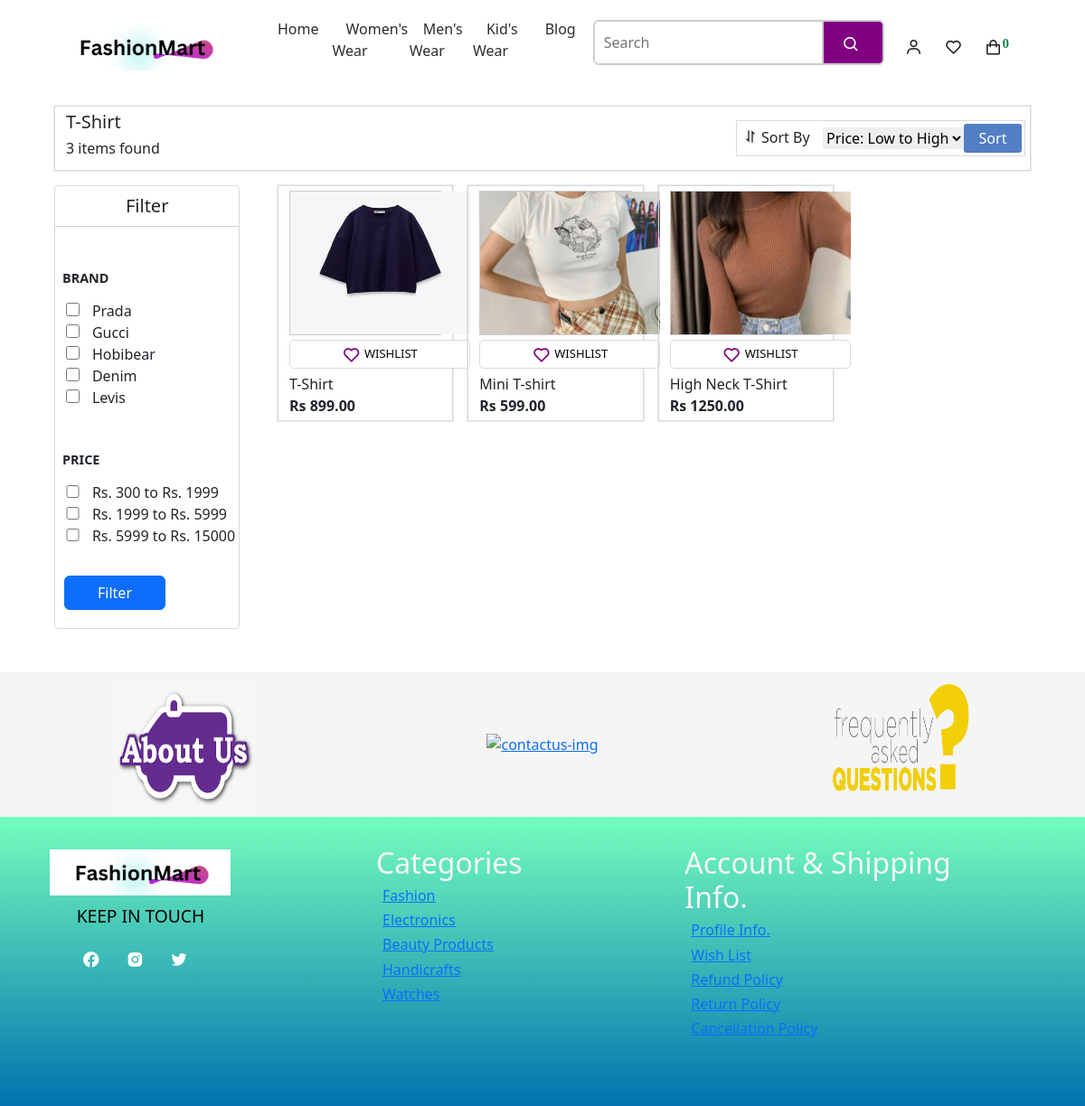
The page /subcategory/T-Shirt/ on the database as committed earlier.
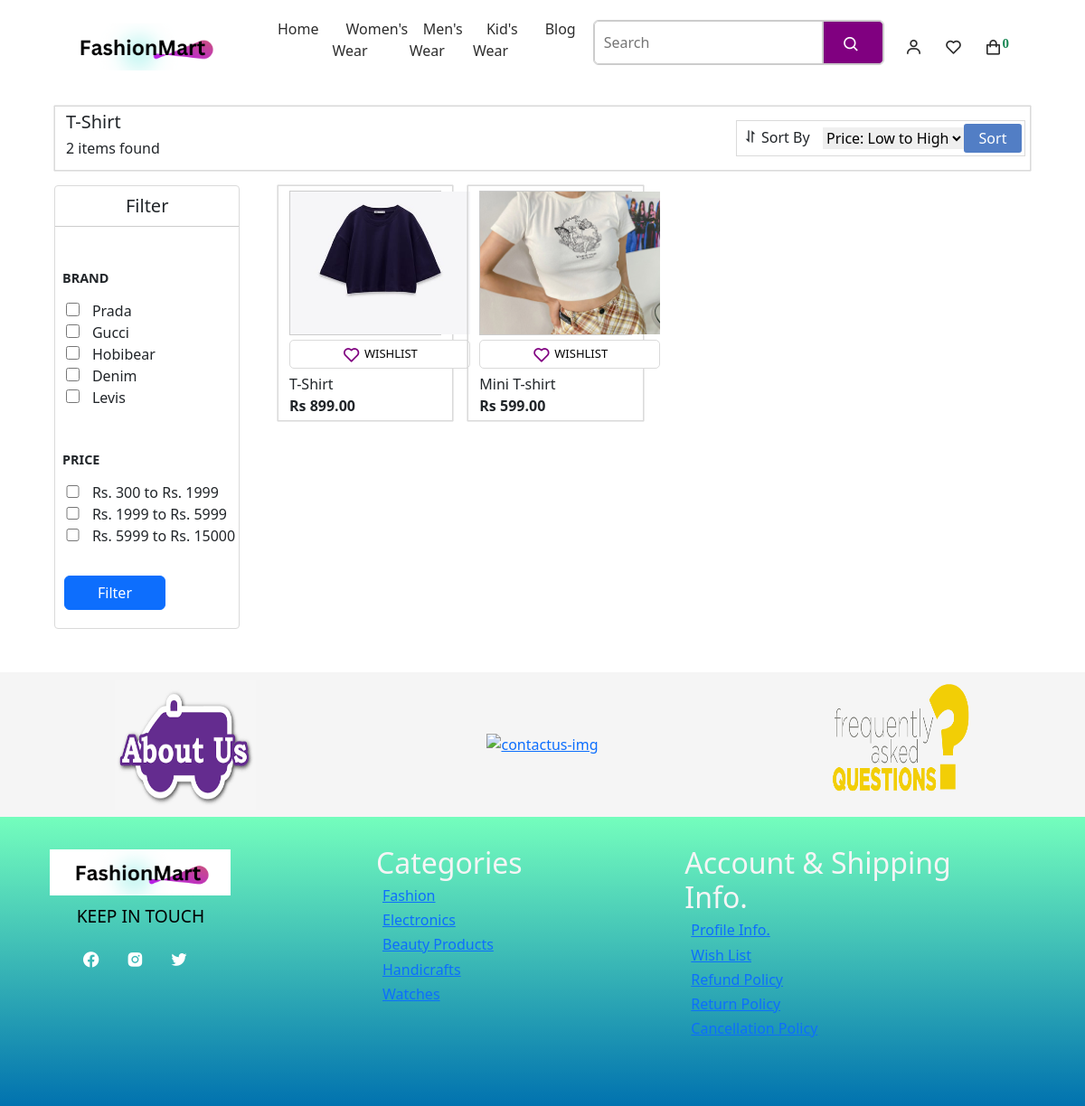
The same page on the database as committed later.
### myeSite/models.py (models this page shows, shortened)
class Brand(models.Model):
    name = models.CharField(max_length=255)

class Product(models.Model):
    name = models.CharField(max_length=255)
    description = models.TextField()
    stock_status = models.CharField(max_length=50, default='In Stock')
    old_price = models.DecimalField(max_digits=10, decimal_places=2, default=500,  null=True, blank=True)
    new_price = models.DecimalField(max_digits=10, decimal_places=2, default=400, null=False, blank=False)
    discount_price = models.DecimalField(max_digits=10, decimal_places=2, default=100,  null=True, blank=True)
    brand = models.ForeignKey(Brand, on_delete=models.CASCADE)
    category = models.ForeignKey(Category, on_delete=models.CASCADE)
    subcategory = models.ForeignKey(Subcategory, on_delete=models.CASCADE)
    image = models.ImageField(upload_to='product_images/')
    sizes = models.ManyToManyField(Size)
    isnew = models.BooleanField(default=False)

### myeSite/views.py (the view, shortened to what this page needs)
# urls.py: path('subcategory/<str:subcategory_name>/', views.subcategory_details, name='product'),
def subcategory_details(request, subcategory_name):
    subcategory = get_object_or_404(Subcategory, name=subcategory_name)
    items = Product.objects.filter(subcategory=subcategory)
    brand = Brand.objects.all()
    selected_brands = request.GET.getlist('brands')
    selected_price_ranges = request.GET.getlist('price')
    if selected_brands:
        items = items.filter(brand__id__in=selected_brands)
    items_count = items.count()
    return render(request, 'myeSite/productPages/product-list.html', {
        'subcateogry':subcategory,
        'items':items,
        'item_count':items_count,
        'brands':brand
    })

### myeSite/context_processors.py (called while the page is built)
def categories_processor(request):
    categories = Category.objects.all().prefetch_related('subcategories')
    return {'categories': categories}

def wishlist_item_count(request):
    if request.user.is_authenticated:
        wishlist_item_count = Wishlist.objects.filter(user=request.user).count()
    else:
        wishlist_item_count = 0
    return {'wishlist_item_count': wishlist_item_count}

### myeSite/templates/myeSite/productPages/product-list.html (shortened to what this page needs)
{% extends "main.html" %}
{% load static %}
{% block tShirt %}
<div class="tshirt-section">
    <div class="firstheadingdiv">
        <div class="info-content">
            <h5>{{subcateogry.name}}</h5>
            <h6>{% if item_count %}{{ item_count }} items found {% else %} No items found {% endif %}</h6>
        </div>
        <div class="sortby">
            <h6><i class='bx bx-sort'></i>Sort By</h6>
            <form method="POST" action="{% url 'product' subcateogry.name %}">
                <select id="services" name="services">
                    <option value="lowtohighprice" {% if request.POST.services == 'lowtohighprice' %}selected{% endif %}>Price: Low to High</option>
                </select>
                <div class="sortbtn">
                <input type="submit" value="Sort">
                </div>
            </form>
        </div>
    </div>
    <div class="filter-product">
        <div class="filter">
            <h2 class="text-center fs-5">Filter</h2>
            <h5 class="ms-2 mt-5">BRAND</h5>
            <form action="{% url 'product' subcateogry.name %}" method="GET">
                <ul>
                    {% for brand in brands %}
                    <li><input type="checkbox" name="brands" value="{{ brand.id }}" id="brand_{{ brand.id }}" {% if brand.id|stringformat:"s" in request.GET.brands %} checked {% endif %}>
                    <label for="brand_{{ brand.id }}">{{ brand.name }}</label></li>
                    {% endfor %}
                </ul>
    <h5 class="ms-2 mt-5">PRICE</h5>
    <ul>
        <li>
            <input type="checkbox" name="price" value="1" id="price1" {% if '1' in request.GET.price %} checked {% endif %}>
            <label for="price1">Rs. 300 to Rs. 1999</label>
        </li>
        <li>
            <input type="checkbox" name="price" value="2" id="price2" {% if '2' in request.GET.price %} checked {% endif %}>
            <label for="price2">Rs. 1999 to Rs. 5999</label>
        </li>
        <li>
            <input type="checkbox" name="price" value="3" id="price3" {% if '3' in request.GET.price %} checked {% endif %}>
            <label for="price3">Rs. 5999 to Rs. 15000</label>
        </li>
    </ul>
                    <button type="submit" class="btn btn-primary mt-3">Filter</button>
                </form>
        </div>
        {% if items %}
        <div class="product">
            <div class="row">
                 {% for item in items %}
                <div class="product-card">
                    <div class="tshirt-img">
                        {% if item.image %}
                        <a href="{% url 'itemsDetail' item.pk %}"><img src="{{ item.image.url }}" alt="{{ item.name }}"></a>
                        {% else %}
                        <p>No image available</p>
                        {% endif %}
                    </div>
                    <form method="post" action="#">
                        <button type="submit" class="addToWishlist"><i class='bx bx-heart' id="wishlist_hearticon"></i>WISHLIST</button>
                    </form>
                    <div class="infoaboutproduct">
                        <p>{{ item.name }}</p>
                        <span id='new-price' class="fw-semibold">Rs {{ item.new_price  }}</span>
                    </div>
                </div>
                {% endfor %}
            </div>
            {% else %}
            <h4 class="text-danger fw-bold">No Items Available</h4>
            {% endif %}
        </div>
    </div>
</div>
{% endblock %}

Rows that differ between the two databases and show on the page:
removed Product: image (picture), name "High Neck T-Shirt", new_price "1250.00"
Other text that changed with them:
{{ item_count }}: "3" → "2"
